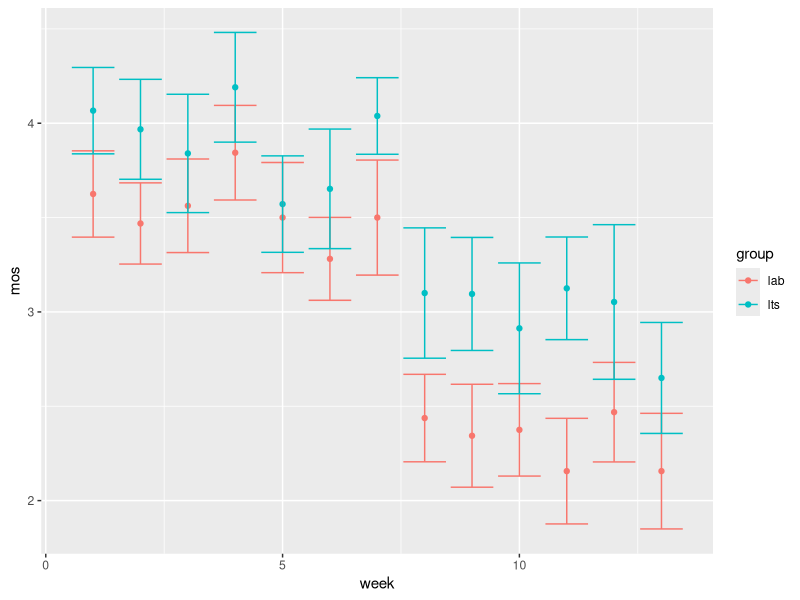

This figure's R source: (Note: this script raises an error after producing the figure.)
library(tidyverse)
library(dplyr)
library(ggplot2)
library(dplyr)
lab <- read_csv("phase4_lab.csv", col_types = "fnnc")
lts_all <- read_csv("phase4_lts.csv", col_types = "fnnnnnnnnnnnncc")
lts <- lts_all %>% filter(n == 7)
lts$group <- "lts"
lts <- subset(lts, select = c(external_id, week, q2, group, week_q))

d_mos_lab <- lab %>% 
  group_by(week) %>% 
  dplyr::summarize(n_votes = n(), mos = mean(q2, na.rm = TRUE), sd = sd(q2, na.rm = TRUE), group = "lab")

d_mos_lts <- lts %>% 
  group_by(week) %>% 
  dplyr::summarize(n_votes = n(), mos = mean(q2, na.rm = TRUE), sd = sd(q2, na.rm = TRUE), group = "lts")

mos_compare <- rbind(d_mos_lab, d_mos_lts)

mos_compare %>%
  ggplot(aes(week, mos, color = group)) + geom_point() + geom_errorbar(aes(ymin = mos - 1.96*sd/sqrt(n_votes), ymax = mos + 1.96*sd/sqrt(n_votes)))

mos_compare <- mos_compare %>%
  add_column(v = NA)

mos_compare$v[mos_compare$week == 1] <- "5,5,2,2,5,5"
mos_compare$v[mos_compare$week == 2] <- "5,5,2,2,5,5"
mos_compare$v[mos_compare$week == 3] <- "5,5,5,5,2,2"
mos_compare$v[mos_compare$week == 4] <- "2,2,5,5,5,5"
mos_compare$v[mos_compare$week == 5] <- "4,4,2,2,4,4"
mos_compare$v[mos_compare$week == 6] <- "4,4,4,4,2,2"
mos_compare$v[mos_compare$week == 7] <- "2,2,4,4,4,4"
mos_compare$v[mos_compare$week == 8] <- "2,2,5,5,2,2"
mos_compare$v[mos_compare$week == 9] <- "2,2,2,2,5,5"
mos_compare$v[mos_compare$week == 10] <- "5,5,2,2,2,2"
mos_compare$v[mos_compare$week == 11] <- "2,2,4,4,2,2"
mos_compare$v[mos_compare$week == 12] <- "2,2,2,2,4,4"
mos_compare$v[mos_compare$week == 13] <- "4,4,2,2,2,2"

  
mos_compare$v <- data.frame(do.call("rbind", strsplit(as.character(mos_compare$v), ",", fixed = TRUE)))
mos_summary <- data.frame(mos_compare)
colnames(mos_summary) <- c("week", "n_votes", "mos", "sd", "group", "v1", "v2", "v3", "v4", "v5", "v6")

#save as csv
  write.csv(mos_summary,"mos_summary.csv", row.names = FALSE)

  